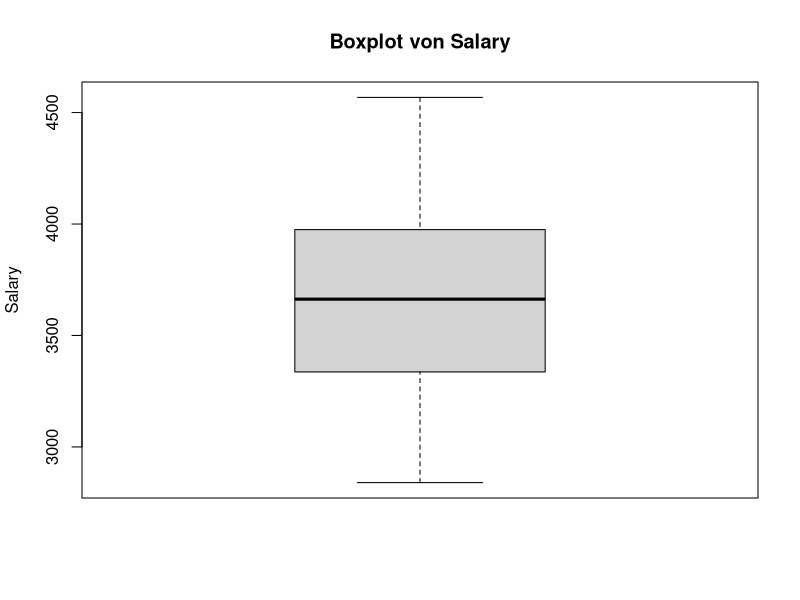
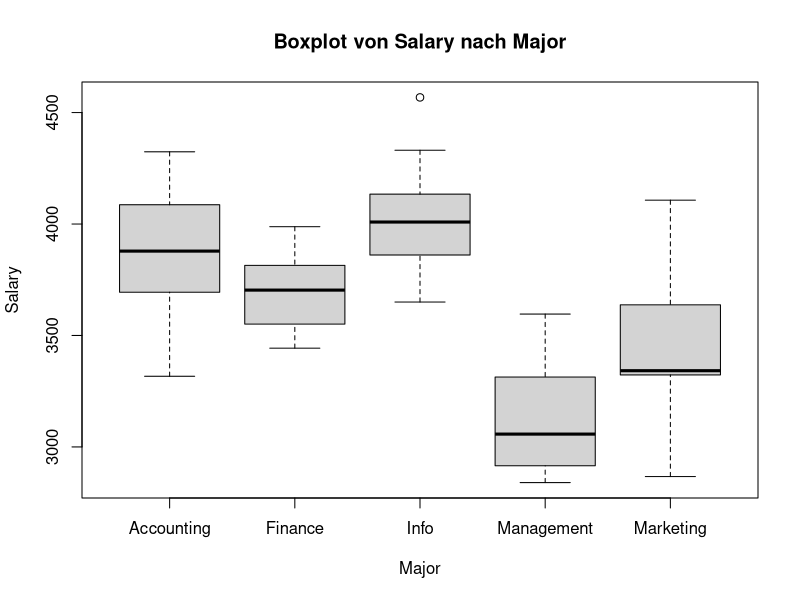

These figures' R source, in order:
# R-Code Beispiele aus WDDA Lecture 03
# Deskriptive Statistik – Numerische Masse
# Dieses Skript zeigt Beispiele für Lage-, Streuungs- und Zusammenhangsmaße.
# Hinweis: Die folgenden Beispiele gehen davon aus, dass die entsprechenden Variablen
# (z. B. Salary, Brand, Major, sales, adverts) bereits im Workspace vorhanden sind.


#----------------------------------------------------------------
# 0. Vorbereitung
# Laden von Paketen und Beispiel-Daten
#----------------------------------------------------------------

# Pakete laden
library(readxl)

# Daten importieren
Graduates <- read_excel("data/WDDA_03.xlsx", sheet = "Graduates")
Brand <- read_excel("data/WDDA_03.xlsx", sheet = "Auto")
Advertising <- read_excel("data/WDDA_03.xlsx", sheet = "Advertising")

# ---------------------------------------------------------------
# 1. Arithmetischer Mittelwert
# Der arithmetische Mittelwert (Mittelwert) ist die Summe aller Datenwerte geteilt durch die Anzahl der Beobachtungen.
# Für Stichproben: mean = sum(Salary)/length(Salary)
# Für Populationen gibt es einen ähnlichen Ansatz.
# ---------------------------------------------------------------

# Salary Variable aus dem Graduates Dataframe extrahieren
Salary <- Graduates$Salary

# Beispiel: Berechnung des Mittelwerts für die Variable Salary
sum_Salary <- Salary |> sum()
n_Salary <- Salary |> length()
mittelwert_manual <- sum_Salary / n_Salary  # Manuelle Berechnung
mittelwert_builtin <- Salary |> mean()      # Eingebaute Funktion


# ---------------------------------------------------------------
# 2. Median
# Der Median teilt die geordneten Daten in zwei Hälften.
# Bei ungerader Anzahl ist der Median der mittlere Wert,
# bei gerader Anzahl das arithmetische Mittel der beiden mittleren Werte.
# ---------------------------------------------------------------

# Beispiel: Berechnung des Medians
median_salary <- Salary |> median()


# ---------------------------------------------------------------
# 3. Modus
# Der Modus ist der am häufigsten vorkommende Wert.
# Für nominale Daten (z.B. Automarken) kann man die Funktion table() verwenden.
# Hinweis: R bietet keine eingebaute Funktion für den Modus.
# ---------------------------------------------------------------

# Beispiel: Modus für die Variable Brand
brand_table <- Brand |> table()
# Den häufigsten Wert (Modus) ermitteln:
modus_brand <- brand_table |> 
  which.max() |> 
  names()


# ---------------------------------------------------------------
# 4. Gewichteter Mittelwert
# Beim gewichteten Mittelwert wird jedem Datenwert ein Gewicht zugeordnet.
# ---------------------------------------------------------------

# Beispiel: Berechnung des gewichteten Mittelwerts
xvar <- c(3, 3.4, 2.8, 2.9, 3.25)
weight <- c(1200, 500, 2750, 1000, 800)
gewichteter_mittelwert <- sum(xvar * weight) / sum(weight)
print(gewichteter_mittelwert)


# ---------------------------------------------------------------
# 5. Spannweite
# Die Spannweite ist die Differenz zwischen dem größten und dem kleinsten Wert.
# ---------------------------------------------------------------

max_salary <- Salary |> max()
min_salary <- Salary |> min()
spannweite <- max_salary - min_salary


# ---------------------------------------------------------------
# 6. Quartile und Interquartilsabstand (IQR)
# Quartile teilen den geordneten Datensatz in vier gleiche Teile.
# IQR = Q3 - Q1 gibt den Bereich der mittleren 50% der Daten an.
# ---------------------------------------------------------------

Q1 <- Salary |> quantile(0.25)
Q3 <- Salary |> quantile(0.75)
IQR_salary <- Q3 - Q1


# ---------------------------------------------------------------
# 7. Perzentile
# Das n-te Perzentil trennt die unteren n% der Daten von den oberen (100 - n)%.
# Beispiel: Das 95. Perzentil.
# ---------------------------------------------------------------

perzentil95 <- Salary |> quantile(0.95)


# ---------------------------------------------------------------
# 8. Boxplots
# Boxplots visualisieren die Verteilung der Daten über ihre Quartile.
# Sie können auch zum Vergleich zwischen Gruppen verwendet werden.
# ---------------------------------------------------------------

# Boxplot der Variable Salary
boxplot(Salary, main = "Boxplot von Salary", ylab = "Salary")

# Boxplot von Salary gruppiert nach Major (z. B. Studienfach)
boxplot(Salary ~ Major,
        data = Graduates,
        main = "Boxplot von Salary nach Major",
        xlab = "Major", ylab = "Salary")


# ---------------------------------------------------------------
# 9. Varianz
# Die Varianz misst die durchschnittliche quadrierte Abweichung vom Mittelwert.
# Für Stichproben wird durch (n-1) geteilt.
# ---------------------------------------------------------------

# Manuelle Berechnung der Stichprobenvarianz:
var_manual <- Salary |> 
  (\(x) sum((x - mean(x))^2))() / (length(Salary) - 1)
var_builtin <- Salary |> var()


# ---------------------------------------------------------------
# 10. Standardabweichung
# Die Standardabweichung ist die Quadratwurzel der Varianz und gibt die durchschnittliche
# Abweichung in den Originaleinheiten an.
# ---------------------------------------------------------------

sd_manual <- Salary |> var() |> sqrt()
sd_builtin <- Salary |> sd()


# ---------------------------------------------------------------
# 11. Empirische Regel (68-95-99,7-Regel)
# Beispiel: Berechnung des Intervalls [mean - sd, mean + sd]
# ---------------------------------------------------------------

untere_grenze <- Salary |> mean() - (Salary |> sd())
obere_grenze <- Salary |> mean() + (Salary |> sd())


# ---------------------------------------------------------------
# 12. Standardisierung (z-Werte)
# Standardisierte Werte geben an, wie viele Standardabweichungen ein Datenpunkt vom Mittelwert entfernt ist.
# ---------------------------------------------------------------

Salary_z <- (Salary - (Salary |> mean())) / (Salary |> sd())


# ---------------------------------------------------------------
# 13. Schiefe
# Die Schiefe misst die Asymmetrie der Verteilung.
# Für eine Stichprobe kann sie wie folgt manuell berechnet werden:
# ---------------------------------------------------------------

n <- Salary_z |> length()
schiefe <- n / ((n - 1) * (n - 2)) * (Salary_z^3 |> sum())
# Alternativ kann auch das Paket e1071 verwendet werden:
# library(e1071)
# print(skewness(Salary))


# ---------------------------------------------------------------
# 14. Kovarianz
# Die Kovarianz misst den linearen Zusammenhang zwischen zwei Variablen.
# ---------------------------------------------------------------

# Extrahieren der Variablen sales und adverts aus dem Datensatz Advertising
sales <- Advertising$sales
adverts <- Advertising$adverts

# Beispiel: Kovarianz zwischen sales und adverts (Datensatz Advertising)
n_sales <- sales |> length()
cov_manual <- 1 / (n_sales - 1) * sum((sales - (sales |> mean())) * 
                                     (adverts - (adverts |> mean())))
cov_builtin <- cov(sales, adverts)


# ---------------------------------------------------------------
# 15. Korrelationskoeffizient
# Der Korrelationskoeffizient (r) normiert die Kovarianz und liegt zwischen -1 und +1.
# ---------------------------------------------------------------

corr_manual <- cov(sales, adverts) / ((sales |> sd()) * (adverts |> sd()))
corr_builtin <- cor(sales, adverts)

# Hinweis: Der Korrelationskoeffizient hat keine Einheit.
